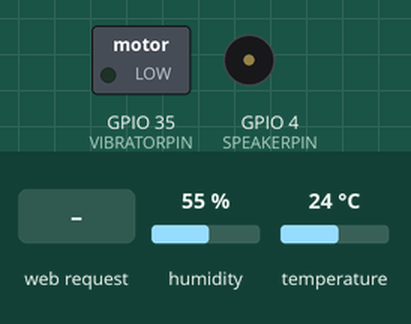
This sketch was run on a simulated ESP32. On the bench: switched loads named in the sketch (green lamp = pin HIGH), buzzer (waves = sounding, pin HIGH). The inputs (shaded band) are chosen by the test bench; at power-on: humidity 55 %, temperature 24 °C. WiFi joins after 1.5 s; servers stay silent unless stated; uploads are accepted with an empty reply; random numbers use the default seed unless the sketch sets one; what the sketch prints to the serial monitor is not drawn.

Above: at 2.7 s.
2.8 s: HTTP request GET /reminder received
At 4.2 s:
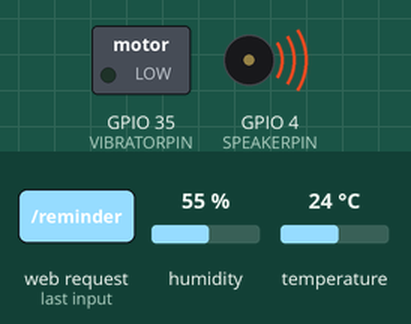
7.0 s: HTTP request GET /get-matrics received
Timing chart, 0 to 10.0 s (numbered marks = the images above; inputs shaded):
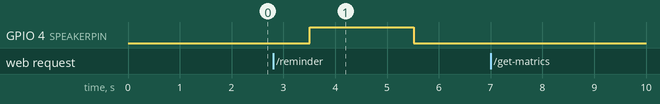

The sketch:

esp32.ino
```cpp
#include <WiFi.h>
#include <Arduino.h>
#include <ArduinoJson.h>
#include <HTTPClient.h>
#include "DHT.h"
#include <WiFiClient.h>
#include <WebServer.h>
#include <ESPmDNS.h>
#include "MAX30100_PulseOximeter.h"

// #define ECG 2
#define DHT11PIN 18 //temperature
#define VIBRATORPIN 35
#define SPEAKERPIN 4 //speaker reminder
const char* ssid  = "HealthifyMe";
const char* password = "Hws@25800";
DHT dht(DHT11PIN, DHT11);
WebServer server(80);
PulseOximeter pox;
char str_sensor[10];

void handleRoot() {
  server.send(200, "text/plain", "hello from esp32!");
}


void setup(){
    Serial.begin(115200);
    // pinMode(ECG, INPUT);
    pinMode(VIBRATORPIN, OUTPUT);
    pinMode(SPEAKERPIN, OUTPUT);
    connectWifi();
    dht.begin();
    // pox.setIRLedCurrent(MAX30100_LED_CURR_7_6MA);
    // pox.setOnBeatDetectedCallback(onBeatDetected);

    server.on("/", handleRoot);

    server.on("/reminder",[](){
      speaker_notification();
      server.send(200, "text/plain", "s");
    });

    server.on("/get-matrics", []() {
      send_matrics();
      server.send(200, "text/plain", "success");
    });

   server.begin();
}

void send_matrics() {
  send_temperature();
  send_sp_02();
}

void send_sp_02() {
  int values[4] = {98, 99, 97, 96};
  int percentage = rand()%4;
  StaticJsonDocument<500> doc;
  doc["value"] = values[percentage];
  doc["measuring_unit"] = "percentage";
  Serial.println("Sp02: ");
  Serial.print(values[percentage]);
  send_data_to_mongo("spo2", doc);
}


void send_temperature() {
  StaticJsonDocument<500> doc;
  float temp = dht.readTemperature() + 11;
  doc["value"] = temp;
  doc["measuring_unit"] = "celsius";
  Serial.println("Temperature: ");
  Serial.print(temp);
  send_data_to_mongo("temperature", doc);
}


void speaker_notification() {
  digitalWrite(SPEAKERPIN, HIGH);
  delay(2000);
  digitalWrite(SPEAKERPIN, LOW);
  delay(2000);
}

void loop() {
  // pox.update();
  server.handleClient();
  delay(2000);
  // send_temperature();
  // delay(2000);
  // send_sp_02();
  // float sensor = analogRead(ECG);
  // dtostrf(ECG, 4, 2, str_sensor);
  // Serial.println(sensor);
}

void send_data_to_mongo(String sensor_name, StaticJsonDocument<500> doc)
{
    String mongo_url = "https://us-west-2.aws.data.mongodb-api.com/app/healthifymecare-mjodk/endpoint/mongo";
    HTTPClient http;
    http.begin(mongo_url);
    http.addHeader("Content-Type", "application/json");
    String json;
    doc["sensor_name"] = sensor_name;
    doc["user_id"] = 1;
    serializeJson(doc, json);
    Serial.println(json);
    int httpResponseCode = http.POST(json);
    Serial.println(httpResponseCode);
}

void onBeatDetected() {
    Serial.println("♥ Beat!");
}


void vibrator() {
  digitalWrite(VIBRATORPIN, HIGH);
  delay(3000);
  digitalWrite(VIBRATORPIN, LOW);
  delay(1000);
}


void connectWifi() {
    delay(10);
    Serial.print("Connecting to \n");
    Serial.println(ssid);
    WiFi.begin(ssid, password);
    while (WiFi.status() != WL_CONNECTED) {
        delay(500);
        Serial.print(".");
    }
    Serial.println("");
    Serial.println("WiFi connected");

    Serial.println("IP address: ");


    Serial.println(WiFi.localIP());
}
```

Measured:
- after the input at 2.8 s, GPIO 4 (SPEAKERPIN): LOW → HIGH after 0.71 s, → LOW 2.0 s later
- after the input at 7.0 s, every drawn part: stays the same
